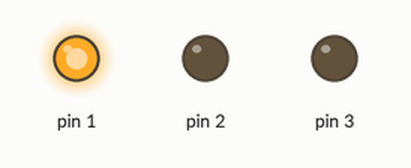
The sketch below on a simulated Arduino Uno, built with avr-gcc and run on an emulated ATmega328P. On the bench: output pins drawn as LEDs (lit = HIGH).

Above: at 0.2 s.
At 1.15 s:
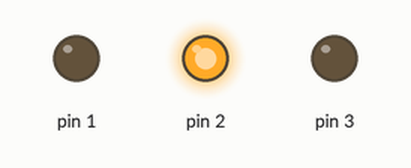
At 2.7 s:
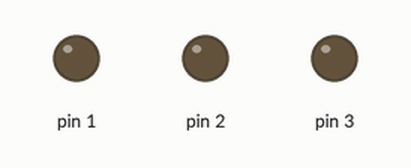
At 3.7 s:
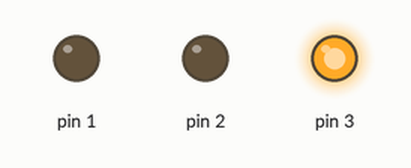
Timing chart, 0 to 4.6 s (numbered marks = the images above):
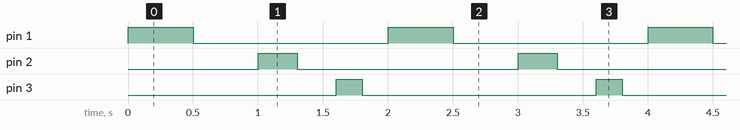

Measured:
- by itself, pin 1: alternates HIGH for 0.50 s and LOW for 1.5 s
- by itself, pin 2: alternates HIGH for 0.30 s and LOW for 1.7 s
- by itself, pin 3: alternates HIGH for 0.20 s and LOW for 1.8 s

The sketch:

Blink.ino
```cpp
void setup() {
  // put your setup code here, to run once:
  pinMode(1,OUTPUT);
  pinMode(2,OUTPUT);
  pinMode(3,OUTPUT);

}

void loop() {
  // put your main code here, to run repeatedly:
  digitalWrite(1,HIGH);
  delay(500);
  digitalWrite(1,LOW);
  delay(500);

  digitalWrite(2,HIGH);
  delay(300);
  digitalWrite(2,LOW);
  delay(300);

  digitalWrite(3,HIGH);
  delay(200);
  digitalWrite(3,LOW);
  delay(200);

}
```
